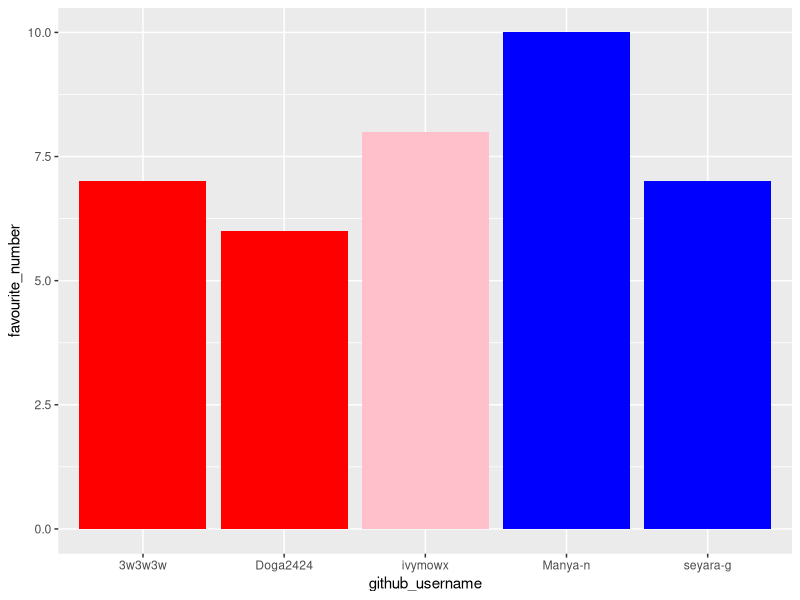
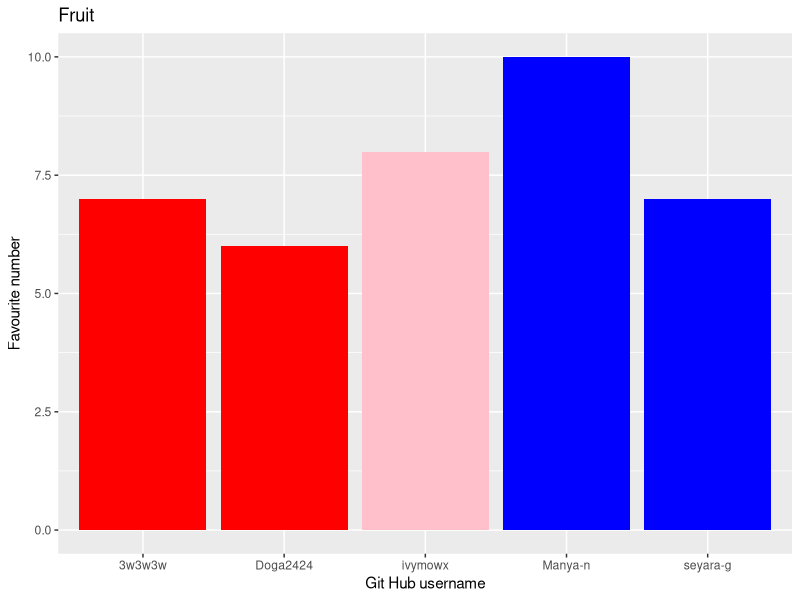
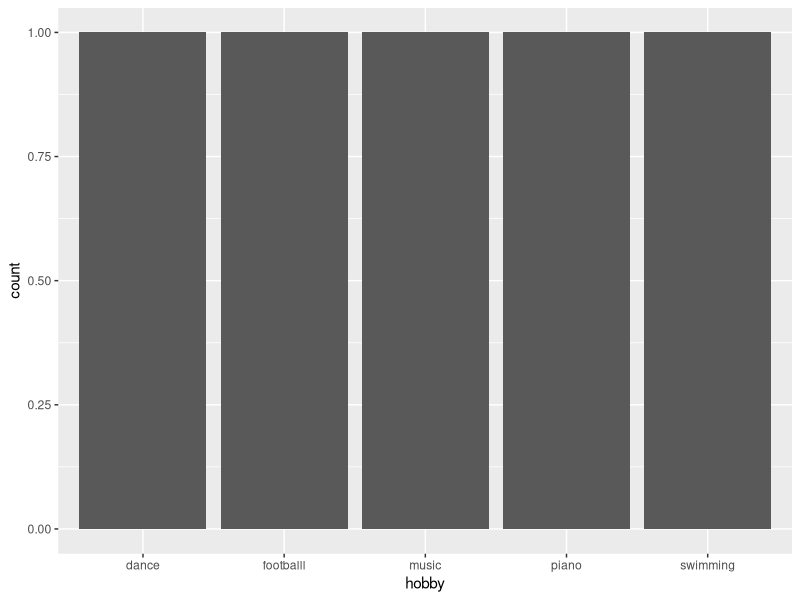

R code for these plots, in order:
## ---- chunk 1
library(tidyverse) 
## ---- chunk 2
team_data <- tibble(
  name = c("Ivy", "Jacob", "Doga", 
           "Seyara", "Manya"),
  github_username = c("ivymowx", "3w3w3w", "Doga2424", 
                      "seyara-g", "Manya-n"), 
  colour = c("Pink", "Red", "Red", 
             "Blue", "Blue"),
  hobby = c("dance", "swimming", "piano", 
            "music", "footballl"),
  favourite_number = c(8,7, 6, 7, 10)
  )

team_data
## ---- chunk 3
p1 <- ggplot(data = team_data, 
             mapping = aes(x = github_username, 
                           y = favourite_number,
                           fill = colour), 
             ) +
   geom_col() +
   scale_fill_identity()
p1
## ---- chunk 4
p1 + labs(x = "Git Hub username", 
          y = "Favourite number",
          title = "Fruit")
## ---- chunk 5
p2 <- ggplot(team_data, aes(x = hobby)) +
  geom_bar()
p2
